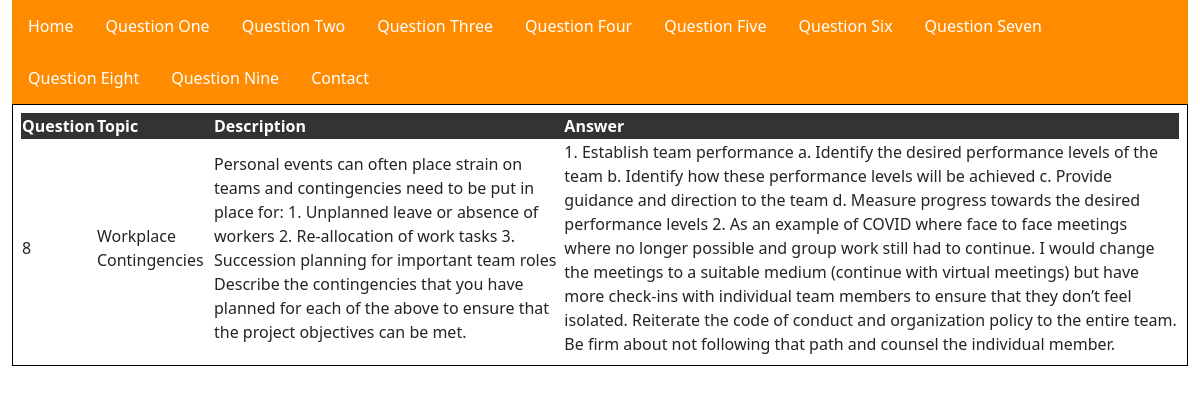
The app's page /Question8.php with its own data.
### tables this page shows
CREATE TABLE `questions` (
  `Question` int(11) NOT NULL AUTO_INCREMENT,
  `Topic` text NOT NULL,
  `Description` text NOT NULL,
  `Answer` text NOT NULL,
  UNIQUE KEY `Question` (`Question`)
);

### Question8.php (the view, shortened to what this page needs)
<!DOCTYPE html>
<html>
<head>
<link href="https://cdn.jsdelivr.net/npm/bootstrap@5.0.2/dist/css/bootstrap.min.css" rel="stylesheet">
 <link rel="stylesheet" href="formating.css">
</head>
<body>
<div class = 'container-fluid', id= "Question8">
<?php
     include_once('navigation.php');
$mysqli = new mysqli("localhost", "root", "MyWeb20", "assessmentTwo");
?>
<div class="Table">
<table>
<div class ="Tablehead">
            <thead>
            <th>Question</th>
            <th>Topic</th>
            <th>Description</th>
            <th>Answer</th>
            </thead>
</div>
<?php
$sql = "SELECT * FROM questions WHERE Question = 8";
if($result = $mysqli->query($sql)){
    if($result->num_rows > 0){
        while($row = $result->fetch_array()){
?>
           <tr>
             <td> <?php echo  $row['Question'] ?></td>
             <td> <?php echo $row['Topic']?> </td>
             <td><?php echo $row['Description']?></td>
             <td><?php echo  $row['Answer'] ?></td>
            </tr>
      </table>
</div>
<?php
}
    } else{
        echo "No records matching your query were found.";
    }
} else{
    echo "ERROR: Could not able to execute $sql. " . $mysqli->error;
}
?>
</body>
</html>

### formating.css (style rules this page uses)
thead { background-color: #333; color: white }
.Table { border-collapse: collapse; border: 1px solid black; padding: 8px; }
.Tablehead { font-weight: bold; color: white; font-size: 50px; }

### records on screen
questions: Question "8", Topic "Workplace Contingencies", Description "Personal events can often place strain on teams and contingencies need to be put in place for: 1. Unplanned leave or absence of workers 2. Re-allocation of work tasks 3. Succession planning for important team roles Describe the contingencies that you have planned for each of the above to ensure that the project objectives can be met.", Answer "1. Establish team performance a. Identify the desired performance levels of the team b. Identify how these performance levels will be achieved c. Provide guidance and direction to the team d. Measure progress towards the desired performance levels 2. As an example of COVID where face to face meetings where no longer possible and group work still had to continue. I would change the meetings to a suitable medium (continue with virtual meetings) but have more check-ins with individual team members to ensure that they don’t feel isolated. Reiterate the code of conduct and organization policy to the entire team. Be firm about not following that path and counsel the individual member."
